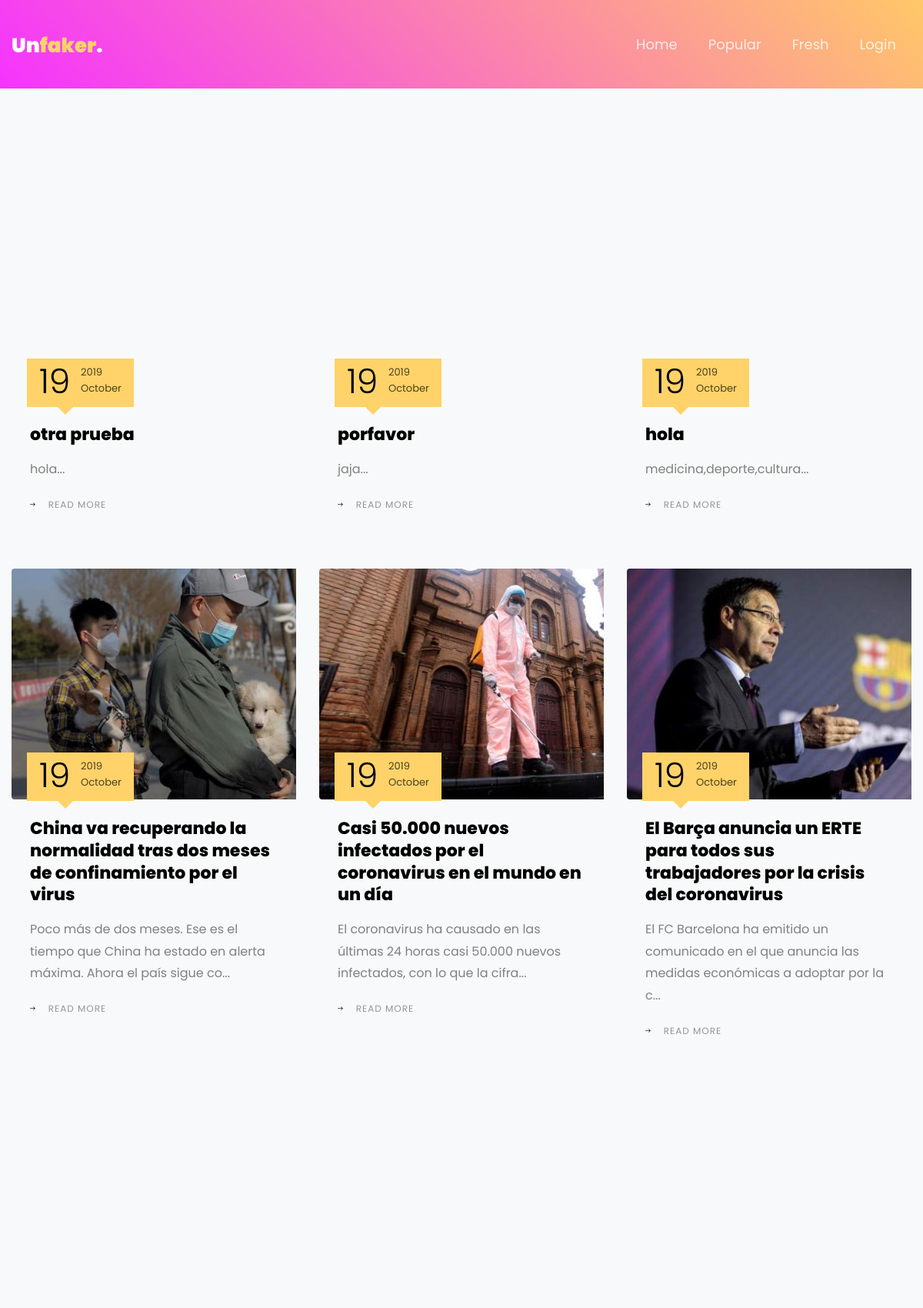
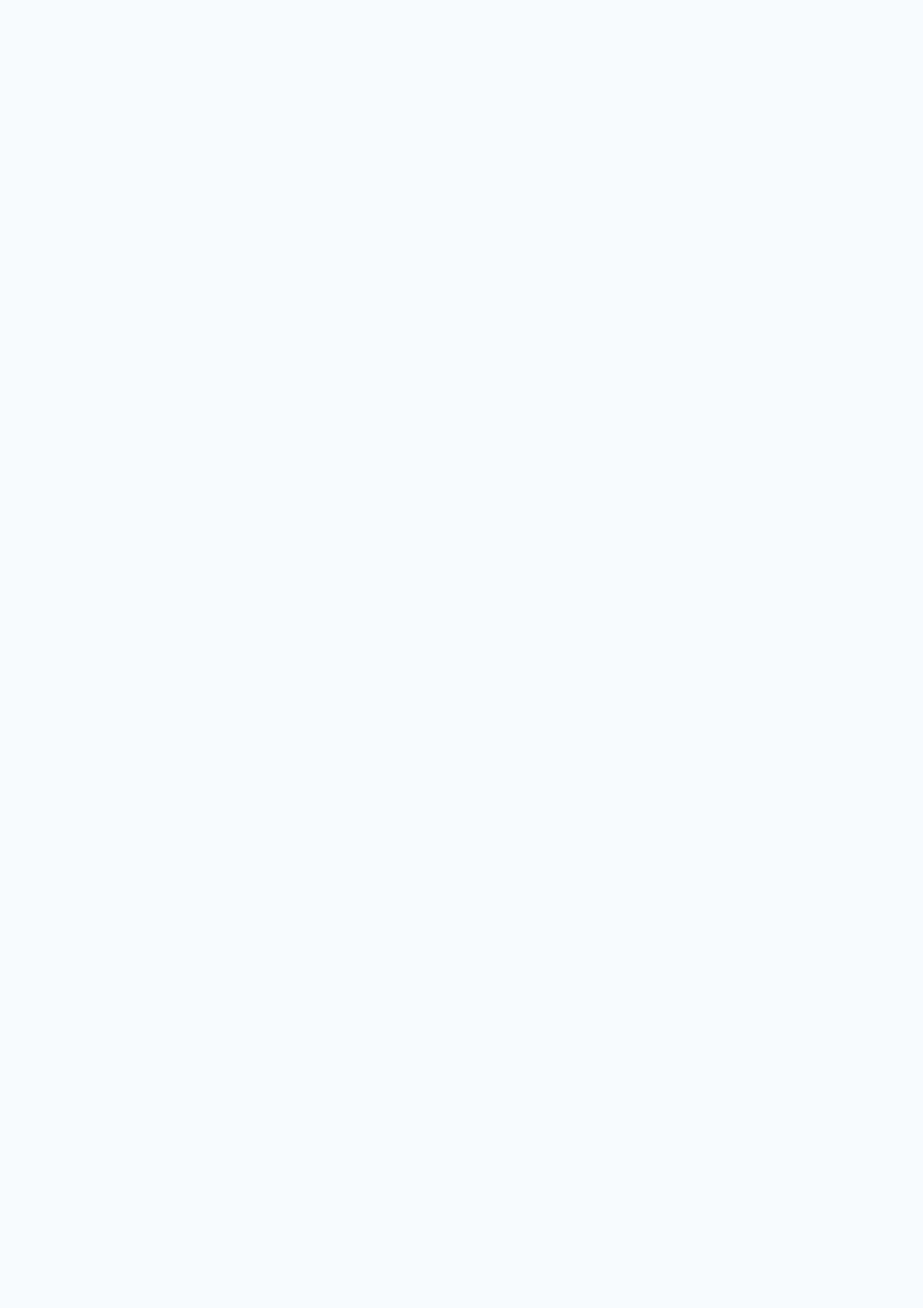
The page / (upper part) on the database its author committed (2 pictures, top to bottom).
### main/models.py (models this page shows, shortened)
class Noticia(models.Model):
    titulo = models.TextField()
    descripcion = models.TextField()
    fuente = models.CharField(max_length=100)
    puntaje = models.IntegerField()
    creador = models.ForeignKey(Usuario, on_delete=models.CASCADE)
    fecha = models.DateTimeField(auto_now_add=True)
    paises = (('Argentina', 'Argentina'), ('Bolivia', 'Bolivia'), ('Brasil', 'Brasil'),
              ('Chile', 'Chile'), ('Colombia', 'Colombia'), ('Ecuador', 'Ecuador'),
              ('Paraguay', 'Paraguay'), ('Perú', 'Perú'), ('Uruguay', 'Uruguay'),
              ('Venezuela', 'Venezuela'), ('Internacional', 'Internacional'))
    pais = models.CharField(choices=paises, default='Internacional',max_length=20)
    imagen = models.CharField(max_length=100, default='default')
    categorias = models.ManyToManyField(Categoria)

### main/views.py (the view)
# urls.py: path('', feed_view, name='feed'),
def feed_view(request):
    noticias = Noticia.objects.all()
    return render(request, "feed.html", {'noticias': noticias})

### templates/feed.html (shortened to what this page needs)
{% extends 'base.html' %}
{% block content %}
<section class="ftco-section bg-light"> {% csrf_token %}
      <div class="container">
        <div class="row d-flex">
          {% for noticia in noticias reversed %}
          <div class="col-md-4 d-flex ftco-animate">
          	<div class="blog-entry justify-content-end">
                <a href="{% url 'new' id=noticia.id%}" class="block-20 center-cropped" style="background-image: url({{ "../media/"|add:noticia.imagen }});">
              </a>
              <div class="text p-4 float-right d-block">
              	<div class="topper d-flex align-items-center">
              		<div class="one py-2 pl-3 pr-1 align-self-stretch">
              			<span class="day">19</span>
              		</div>
              		<div class="two pl-0 pr-3 py-2 align-self-stretch">
              			<span class="yr">2019</span>
              			<span class="mos">October</span>
              		</div>
              	</div>
              	<h3 class="heading mb-3"><a href="{% url 'new' id=noticia.id%}">{{noticia.titulo}}</a></h3>
                <p>{{noticia.descripcion|slice:"0:100"|add:"..." }}</p>
                <p><a href="{% url 'new' id=noticia.id%}" class="btn-custom"><span class="ion-ios-arrow-round-forward mr-3"></span>Read more</a></p>
              </div>
            </div>
          </div>
          {% endfor %}
        </div>
      </div>
    </section>
{% endblock %}

### templates/feed.html (style rules this page uses)
.center-cropped { width: 500px; height: 300px; background-position: center center; background-repeat: no-repeat; }

### rows shown on the page
Noticia: titulo "otra prueba", descripcion|add "hola..."
Noticia: titulo "porfavor", descripcion|add "jaja..."
Noticia: titulo "hola", descripcion|add "medicina,deporte,cultura..."
Noticia: imagen (picture), titulo "China va recuperando la normalidad tras dos meses de confinamiento por el virus", descripcion|add "Poco más de dos meses. Ese es el tiempo que China ha estado en alerta máxima. Ahora el país sigue co..."
Noticia: imagen (picture), titulo "Casi 50.000 nuevos infectados por el coronavirus en el mundo en un día", descripcion|add "El coronavirus ha causado en las últimas 24 horas casi 50.000 nuevos infectados, con lo que la cifra..."
Noticia: imagen (picture), titulo "El Barça anuncia un ERTE para todos sus trabajadores por la crisis del coronavirus", descripcion|add "El FC Barcelona ha emitido un comunicado en el que anuncia las medidas económicas a adoptar por la c..."
